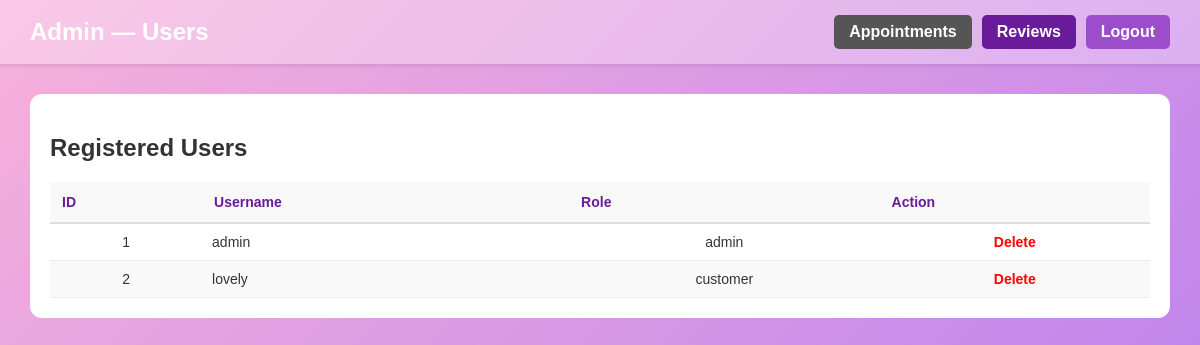
Page /admin/users (signed in) on the committed database.
### tables this page shows
CREATE TABLE users (
            id INTEGER PRIMARY KEY AUTOINCREMENT,
            username TEXT UNIQUE NOT NULL,
            password TEXT NOT NULL,
            role TEXT NOT NULL CHECK(role IN ('admin', 'customer'))
        );

### PYCHARM Salon/main.py (the view)
@app.route('/admin/users')
def admin_users():
    if 'role' not in session or session['role'] != 'admin':
        return redirect(url_for('login'))
    conn = get_db_conn()
    cur = conn.cursor()
    cur.execute("SELECT id, username, role FROM users ORDER BY id")
    users = cur.fetchall()
    conn.close()
    return render_template('admin_user.html', users=users)

### PYCHARM Salon/main.py (called while the page is built)
def get_db_conn():
    conn = sqlite3.connect(DB_PATH)
    conn.row_factory = sqlite3.Row
    return conn

### PYCHARM Salon/templates/admin_user.html (shortened to what this page needs)
<!DOCTYPE html>
<html lang="en">
<head>
    <link rel="stylesheet" href="{{ url_for('static', filename='admin.css') }}">
</head>
<body>
<header>
    <h1>Admin — Users</h1>
    <div>
        <a href="{{ url_for('admin_dashboard') }}" class="logout-btn" style="background:#555;">Appointments</a>
        <a href="{{ url_for('admin_reviews') }}" class="logout-btn" style="background:#6a1b9a;">Reviews</a>
        <a href="{{ url_for('logout') }}" class="logout-btn">Logout</a>
    </div>
</header>
<main style="padding:30px;">
    <div style="background:white; padding:20px; border-radius:12px;">
        <h2>Registered Users</h2>
        {% if users %}
            <table style="width:100%; border-collapse:collapse; margin-top:10px;">
                <thead>
                    <tr>
                        <th>ID</th>
                        <th>Username</th>
                        <th>Role</th>
                        <th>Action</th> </tr>
                </thead>
                <tbody>
                    {% for u in users %}
                    <tr style="border-bottom:1px solid #eee;">
                        <td style="padding:10px; text-align:center;">{{ u[0] }}</td>
                        <td style="padding:10px;">{{ u[1] }}</td>
                        <td style="padding:10px; text-align:center;">{{ u[2] }}</td>
                        <td style="padding:10px; text-align:center;">
                            <a href="{{ url_for('admin_users', user_id=u[0]) }}"
                               style="color:red; text-decoration:none; font-weight:bold;"
                               onclick="return confirm('WARNING: This will delete ALL user data (appointments, reviews). Proceed?');">
                               Delete
                            </a>
                        </td>
                    </tr>
                    {% endfor %}
                </tbody>
            </table>
        {% else %}
            <p style="text-align:center; color:#c92121;">No users found.</p>
        {% endif %}
    </div>
</main>
</body>
</html>

### PYCHARM Salon/static/admin.css (style rules this page uses)
body { font-family: Arial, sans-serif; margin: 0; padding: 0; background: linear-gradient(135deg, #f7b1db, #c186ec); color: #333; }
header { background-color: rgba(255, 255, 255, 0.3); color: white; padding: 15px 30px; display: flex; justify-content: space-between; align-items: center; box-shadow: 0 2px 4px rgba(0, 0, 0, 0.1); }
header h1 { margin: 0; font-size: 24px; }
header div { display: flex; gap: 10px; }
.logout-btn { text-decoration: none; padding: 8px 15px; border-radius: 5px; font-weight: bold; background-color: #9c4dcc; color: white; transition: background-color 0.3s; }
main { padding: 20px; }
table { width: 100%; border-collapse: collapse; margin-top: 20px; font-size: 14px; }
table thead th { background-color: #f8f8f8; color: #6a1b9a; text-align: left; padding: 12px; border-bottom: 2px solid #ddd; }
table tbody tr { border-bottom: 1px solid #eee; }
table tbody tr:nth-child(even) { background-color: #f9f9f9; }
table tbody td { padding: 12px; vertical-align: top; }
td a { text-decoration: none; transition: color 0.3s; }
td form, td a { white-space: nowrap; }

### PYCHARM Salon/templates/admin_user.html (style rules this page uses)
.logout-btn { text-decoration: none; padding: 8px 15px; border-radius: 5px; font-weight: bold; background-color: #9c4dcc; color: white; transition: background-color 0.3s; }
header div { display: flex; gap: 10px; }

### rows in the picture
users: id "1", username "admin", role "admin"
users: id "2", username "lovely", role "customer"
